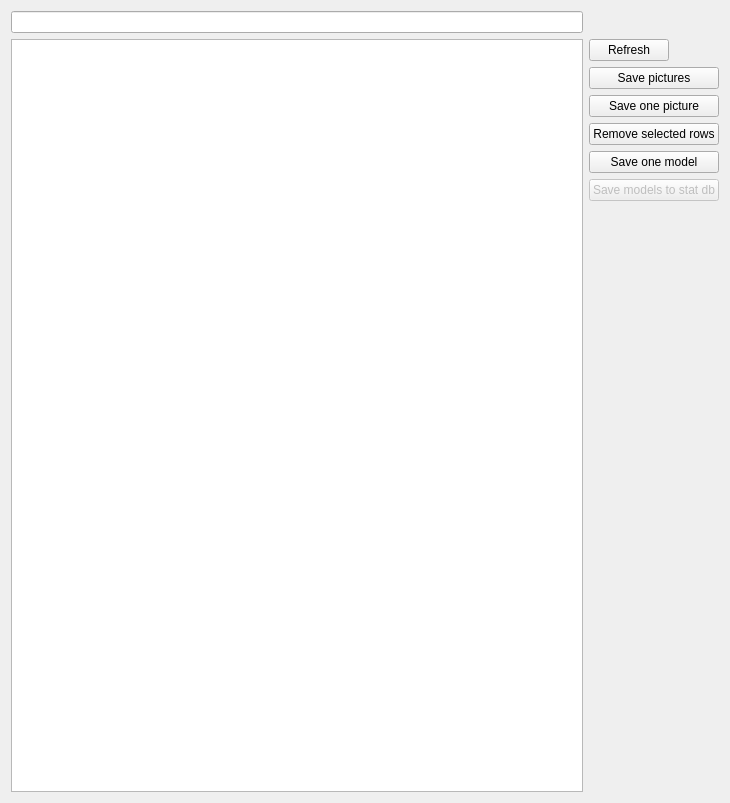
<?xml version="1.0" encoding="UTF-8"?>
<ui version="4.0">
 <class>ModelsForm</class>
 <widget class="QWidget" name="ModelsForm">
  <property name="geometry">
   <rect>
    <x>0</x>
    <y>0</y>
    <width>730</width>
    <height>803</height>
   </rect>
  </property>
  <property name="windowTitle">
   <string>Form</string>
  </property>
  <layout class="QGridLayout" name="gridLayout">
   <item row="2" column="1">
    <widget class="QTableView" name="diffDbView">
     <property name="selectionMode">
      <enum>QAbstractItemView::ContiguousSelection</enum>
     </property>
     <property name="selectionBehavior">
      <enum>QAbstractItemView::SelectRows</enum>
     </property>
     <property name="wordWrap">
      <bool>false</bool>
     </property>
     <attribute name="horizontalHeaderStretchLastSection">
      <bool>true</bool>
     </attribute>
     <attribute name="verticalHeaderStretchLastSection">
      <bool>false</bool>
     </attribute>
    </widget>
   </item>
   <item row="0" column="1">
    <widget class="QLineEdit" name="m_diffFilter"/>
   </item>
   <item row="4" column="1">
    <layout class="QHBoxLayout" name="horizontalLayout"/>
   </item>
   <item row="5" column="1">
    <layout class="QHBoxLayout" name="horizontalLayout_2"/>
   </item>
   <item row="2" column="2">
    <layout class="QVBoxLayout" name="verticalLayout">
     <item>
      <widget class="QPushButton" name="m_refreshButton">
       <property name="sizePolicy">
        <sizepolicy hsizetype="Maximum" vsizetype="Fixed">
         <horstretch>0</horstretch>
         <verstretch>0</verstretch>
        </sizepolicy>
       </property>
       <property name="minimumSize">
        <size>
         <width>20</width>
         <height>0</height>
        </size>
       </property>
       <property name="text">
        <string>Refresh</string>
       </property>
      </widget>
     </item>
     <item>
      <widget class="QPushButton" name="m_savePictures">
       <property name="text">
        <string>Save pictures</string>
       </property>
      </widget>
     </item>
     <item>
      <widget class="QPushButton" name="m_saveOnePicture">
       <property name="text">
        <string>Save one picture</string>
       </property>
      </widget>
     </item>
     <item>
      <widget class="QPushButton" name="m_removeSelectedDiffRow">
       <property name="text">
        <string>Remove selected rows</string>
       </property>
      </widget>
     </item>
     <item>
      <widget class="QPushButton" name="m_saveOneModel">
       <property name="text">
        <string>Save one model</string>
       </property>
      </widget>
     </item>
     <item>
      <widget class="QPushButton" name="m_saveDiffModels">
       <property name="enabled">
        <bool>false</bool>
       </property>
       <property name="text">
        <string>Save models to stat db</string>
       </property>
      </widget>
     </item>
     <item>
      <spacer name="verticalSpacer">
       <property name="orientation">
        <enum>Qt::Vertical</enum>
       </property>
       <property name="sizeHint" stdset="0">
        <size>
         <width>20</width>
         <height>40</height>
        </size>
       </property>
      </spacer>
     </item>
    </layout>
   </item>
   <item row="2" column="3">
    <layout class="QVBoxLayout" name="verticalLayout_2"/>
   </item>
  </layout>
 </widget>
 <resources/>
 <connections/>
</ui>
